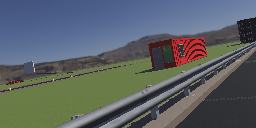
#> input picture ImageProcessingNotebook/full.png, 256 x 128 px
$ jupyter execute imageProcessing.ipynb
#> lines starting #> are read from the running program, lines starting #| are printed output that depends on the picture; after the words box and inside, x2 and y2 are one past the last pixel; in counts of white or black regions, pixels touching at a corner belong together; long printed decimals are rounded
[cell 1]
import cv2 as cv
import os
import numpy as np
import matplotlib.pyplot as plt
import math
import pdb

[cell 2]
img = cv.imread('full.png')
#> img is the input picture: shape (128, 256, 3); mean B, G, R 102.1, 98.6, 91.7
scale_percent = 1000 # percent of original size
width = int(img.shape[1] * scale_percent / 100)
#> width = 2560
height = int(img.shape[0] * scale_percent / 100)
#> height = 1280
dim = (width, height)
#> dim = (2560, 1280)
img = cv.resize(img, dim, interpolation = cv.INTER_AREA)
#> img: shape (1280, 2560, 3)

[cell 3]
plt.imshow(img)
plt.show()

[cell 4]
gray_image = cv.cvtColor(img, cv.COLOR_BGR2GRAY)
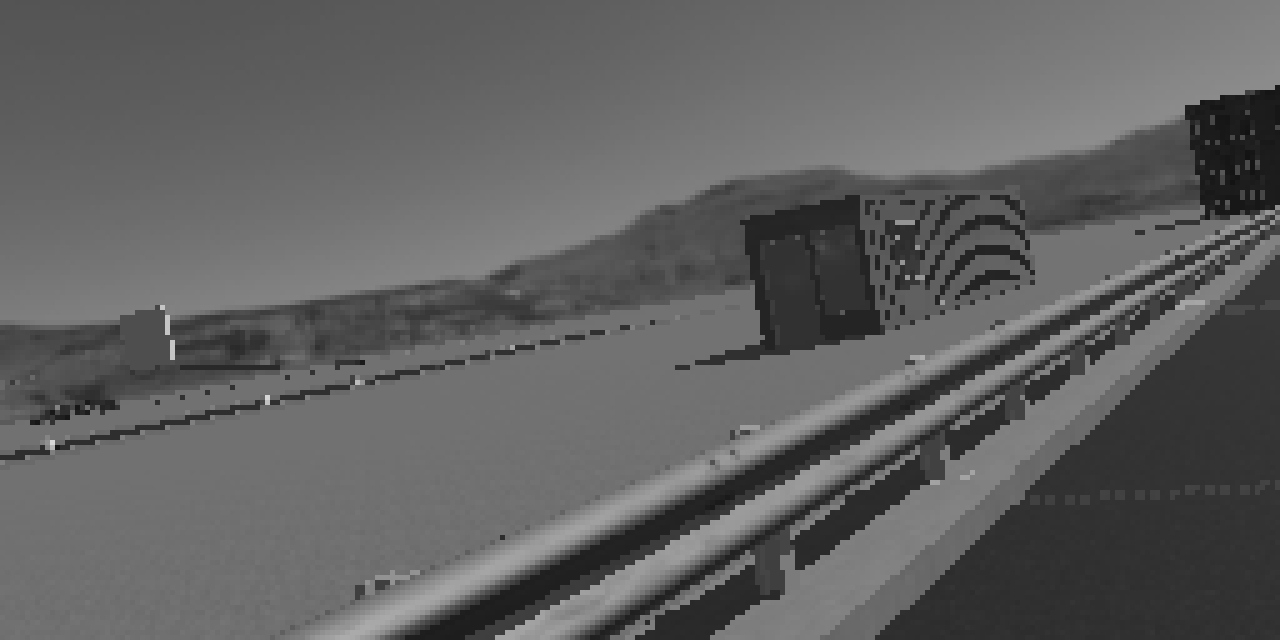
#> gray_image: shape (1280, 2560) (shown at 1/2 size); min 18, max 216, mean 96.9
img_hsv = cv.cvtColor(img, cv.COLOR_RGB2HSV)
#> img_hsv: shape (1280, 2560, 3); mean H, S, V 43.4, 74.9, 117.7
lower_yellow = np.array([20, 100, 100], dtype = "uint8")
upper_yellow = np.array([30, 255, 255], dtype= "uint8")
mask_yellow = cv.inRange(img_hsv, lower_yellow, upper_yellow)
#> mask_yellow: shape (1280, 2560); every value is 0
mask_white = cv.inRange(gray_image, 200, 255)
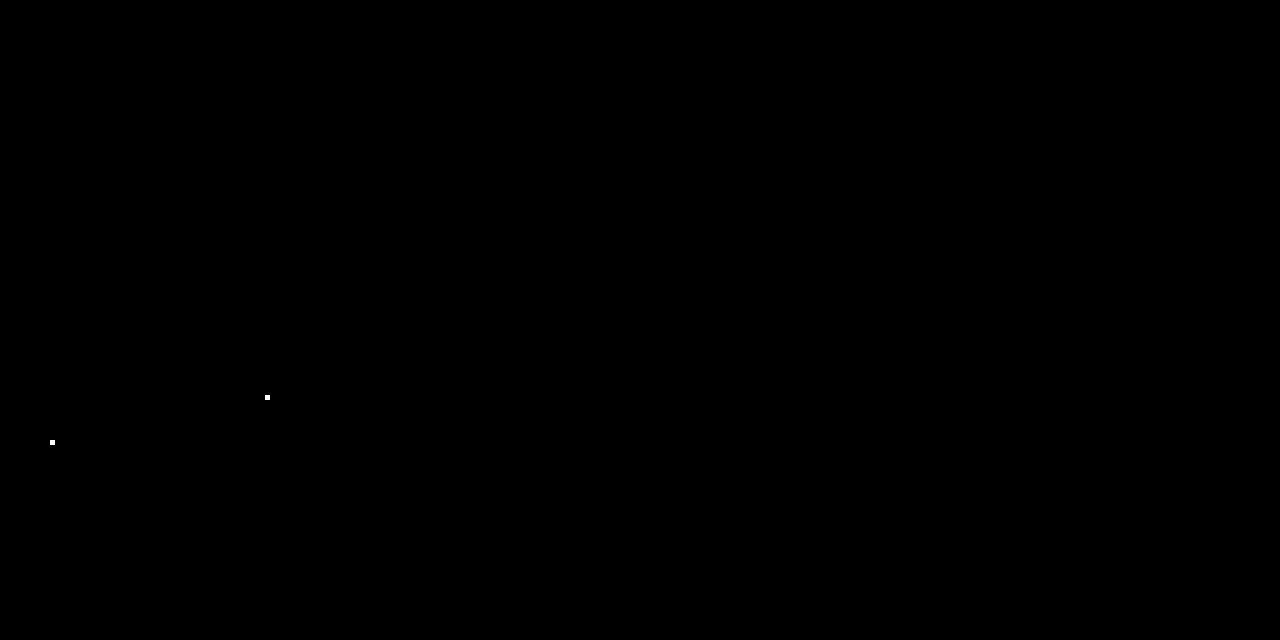
#> mask_white: shape (1280, 2560) (shown at 1/2 size); 0.01% white; 2 white regions, box (x1, y1, x2, y2) and area: (530, 790, 540, 800) 100, (100, 880, 110, 890) 100
mask_yw = cv.bitwise_or(mask_white, mask_yellow)
mask_yw_image = cv.bitwise_and(gray_image, mask_yw)

[cell 5]
kernel_size = 5
gauss_gray = cv.GaussianBlur(img, (kernel_size, kernel_size), 0)

[cell 6]
low_threshold = 50
high_threshold = 150
canny_edges = cv.Canny(img, low_threshold, high_threshold)
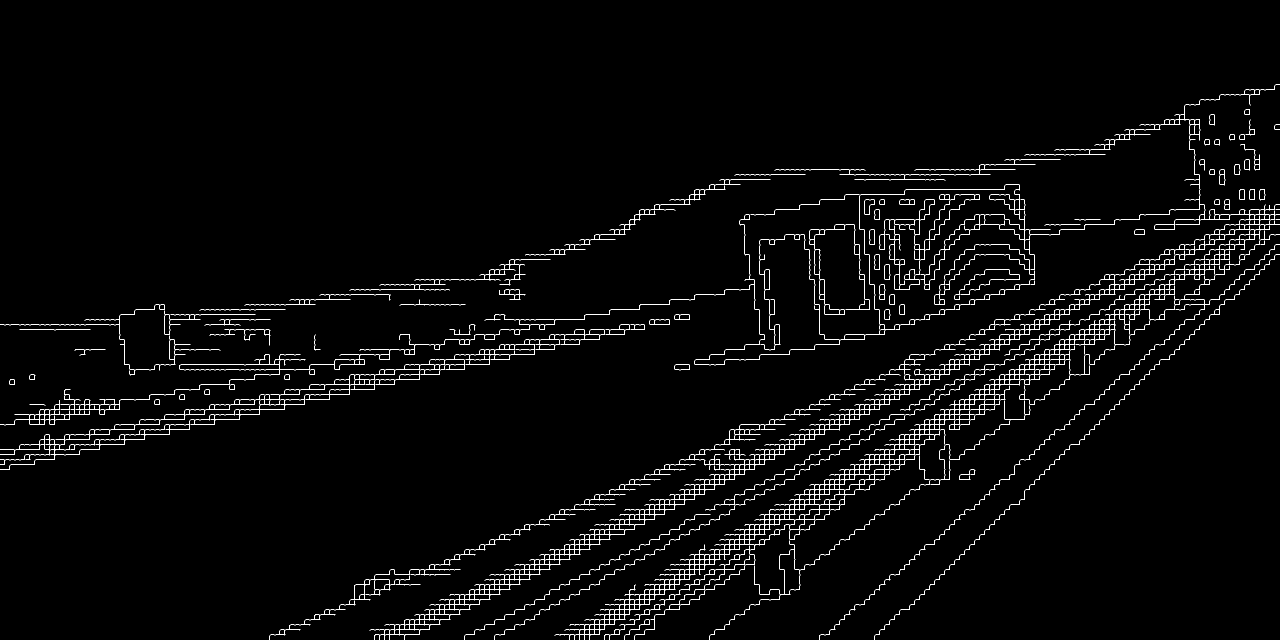
#> canny_edges: shape (1280, 2560) (shown at 1/2 size); 2.1% white in thin lines or dots, all inside (x1, y1, x2, y2) = (0, 169, 2560, 1280)

[cell 7]
def region_of_interest(img, vertices):
    """
    Applies an image mask.

    Only keeps the region of the image defined by the polygon
    formed from `vertices`. The rest of the image is set to black.
    """
    #defining a blank mask to start with
    mask = np.zeros_like(img)

    #defining a 3 channel or 1 channel color to fill the mask with depending on the input image
    if len(img.shape) > 2:
        channel_count = img.shape[2]  # i.e. 3 or 4 depending on your image
        ignore_mask_color = (255,) * channel_count
    else:
        ignore_mask_color = 255

    #filling pixels inside the polygon defined by "vertices" with the fill color
    cv.fillPoly(mask, vertices, ignore_mask_color)

    #returning the image only where mask pixels are nonzero
    masked_image = cv.bitwise_and(img, mask)
    return masked_image

[cell 8]
imshape = img.shape
#> imshape = (1280, 2560, 3)
lower_left = [imshape[1]/4,imshape[0]]
#> lower_left = [640, 1280]
lower_right = [imshape[1]-imshape[1]/4,imshape[0]]
#> lower_right = [1920, 1280]
top_left = [imshape[1]/2-imshape[1]/8,imshape[0]/2+imshape[0]/4]
#> top_left = [960, 960]
top_right = [imshape[1]/2+imshape[1]/8,imshape[0]/2+imshape[0]/4]
#> top_right = [1600, 960]
vertices = [np.array([lower_left,top_left,top_right,lower_right],dtype=np.int32)]
roi_image = region_of_interest(canny_edges, vertices)
#> in region_of_interest, `cv.fillPoly(mask, vertices, ignore_mask_color)`:
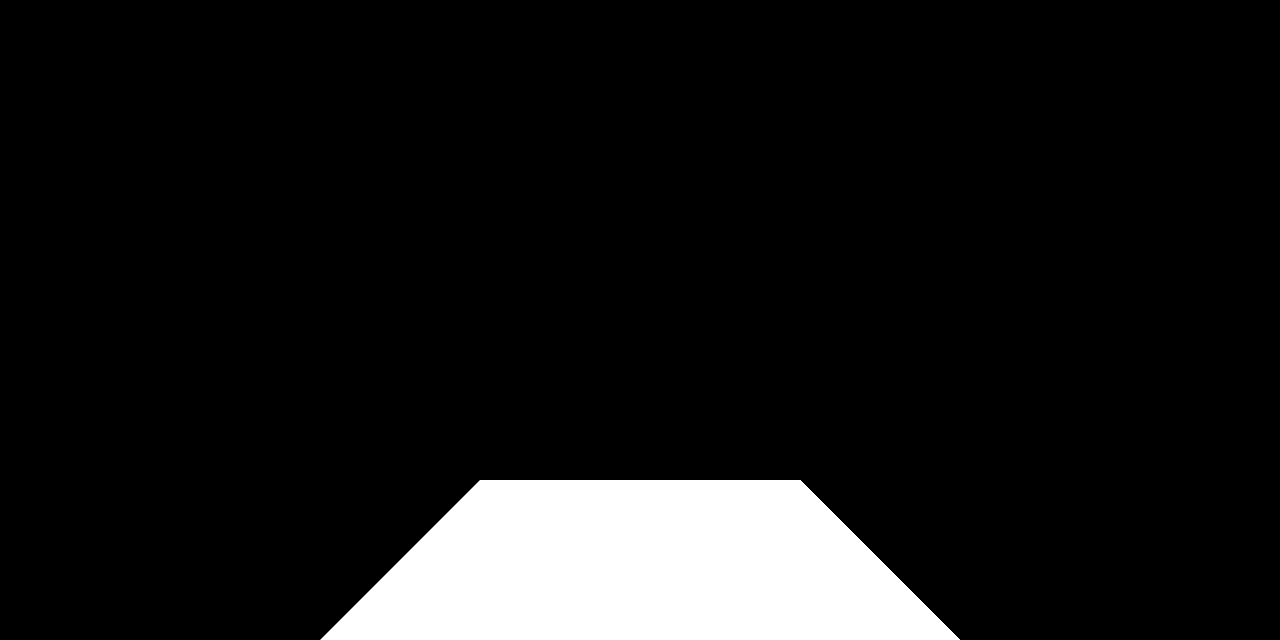
#> mask: shape (1280, 2560) (shown at 1/2 size); 9.4% white; 1 white region, box (x1, y1, x2, y2) and area: (641, 960, 1920, 1280) 307200
#> in region_of_interest, `masked_image = cv.bitwise_and(img, mask)`:
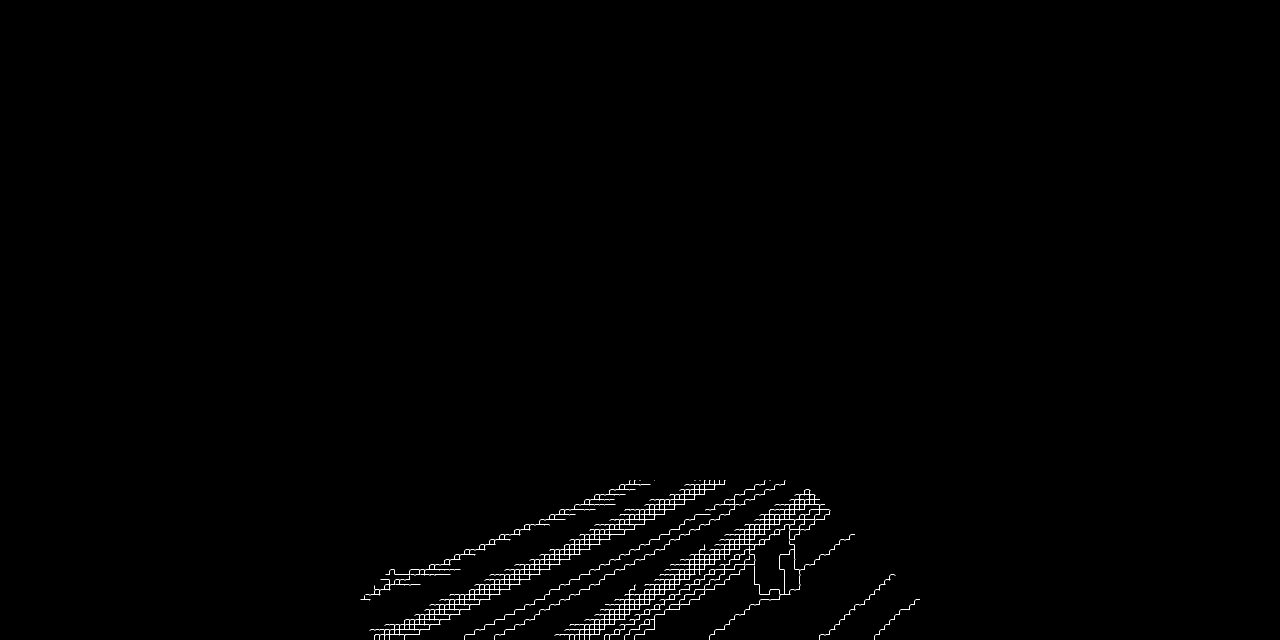
#> masked_image: shape (1280, 2560) (shown at 1/2 size); 0.44% white in thin lines or dots, all inside (x1, y1, x2, y2) = (721, 960, 1840, 1280)

[cell 9]
plt.imshow(canny_edges)
plt.show()
plt.imshow(roi_image)
plt.show()

[cell 10]
rho = 4
theta = np.pi/180
threshold = 30
min_line_len = 10
max_line_gap = 180

lines = cv.HoughLinesP(roi_image, rho, theta, threshold, np.array([]), minLineLength=min_line_len, maxLineGap=max_line_gap)
#> lines = 217 rows, first 6: [769, 1275, 1389, 999], [729, 1199, 1259, 963], [1139, 1273, 1634, 999], [749, 1275, 1419, 963], [749, 1279, 1429, 962], [1115, 1269, 1629, 996]
# line_image = np.zeros((img.shape[0], img.shape[1], 3), dtype=np.uint8)
# result = cv2.addWeighted(initial_img, α, img, β, λ)

[cell 11]
if lines is not None:
    angles = []
    linez = []
    for l in lines:
        x1,y1,x2,y2 = l[0]
        linez.append([imshape[0],int(imshape[1]/2),x1,y1])
        angles.append(np.arctan2(-(y1-int(imshape[1]/2)),x1-imshape[0]))
#> this loop made 217 passes
#> after the loop, angles = 217 values, max 3.14 at index 4, min 0.00426 at index 200, mean 2.36; linez = 217 items, first 6: [1280, 1280, 769, 1275], [1280, 1280, 729, 1199], [1280, 1280, 1139, 1273], [1280, 1280, 749, 1275], [1280, 1280, 749, 1279], [1280, 1280, 1115, 1269]

[cell 12]
angles = np.array(angles)
linez = np.array(linez)
#> linez = 217 rows, first 6: [1280, 1280, 769, 1275], [1280, 1280, 729, 1199], [1280, 1280, 1139, 1273], [1280, 1280, 749, 1275], [1280, 1280, 749, 1279], [1280, 1280, 1115, 1269]

[cell 13]
zeroVals = np.argwhere(angles)
#> zeroVals = 217 values from 0 to 216
nonZeroAngles = []
for ind in zeroVals:
#     pdb.set_trace()
    x1,y1,x2,y2 = linez[ind][0]

    cv.line(img,(x1,y1),(x2,y2),(0,255,0),2)
    nonZeroAngles.append(angles[ind][0])
#> this loop made 217 passes
#> (ind, x2, y2) on passes 1 to 3: ([0], 769, 1275), ([1], 729, 1199), ([2], 1139, 1273)
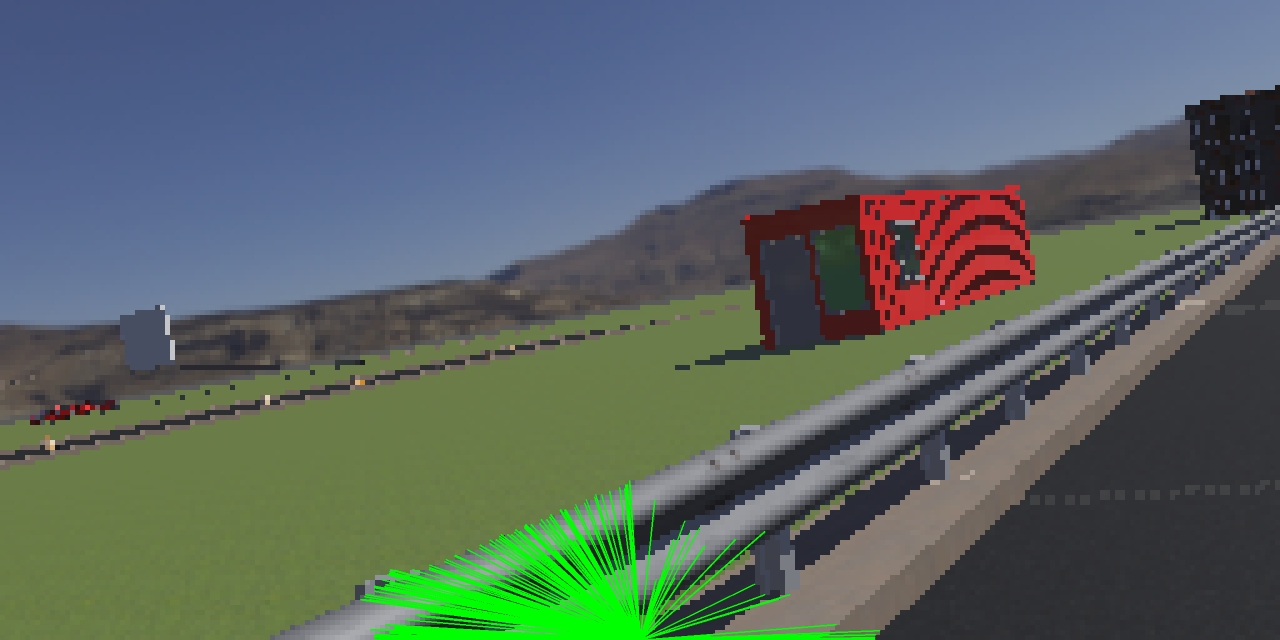
#> img: shape (1280, 2560, 3) (shown at 1/2 size); mean B, G, R 99.5, 102.8, 89.2
#> after the loop, nonZeroAngles has the same summary as angles

[cell 14]
plt.imshow(img)
plt.show()

[cell 15]
print('Straight Mean Angle: {}' .format(np.mean(nonZeroAngles)*180/np.pi))
#| Straight Mean Angle: 135.119

[cell 16]
print('Left Turn Angle: {}' .format(np.mean(nonZeroAngles)*180/np.pi))
#| Left Turn Angle: 135.119

[cell 17]
print('Right Turn Angle: {}' .format(np.mean(nonZeroAngles)*180/np.pi))
#| Right Turn Angle: 135.119

[cell 18]
print('Off Center Turn Angle: {}' .format(np.mean(nonZeroAngles)*180/np.pi))
#| Off Center Turn Angle: 135.119
